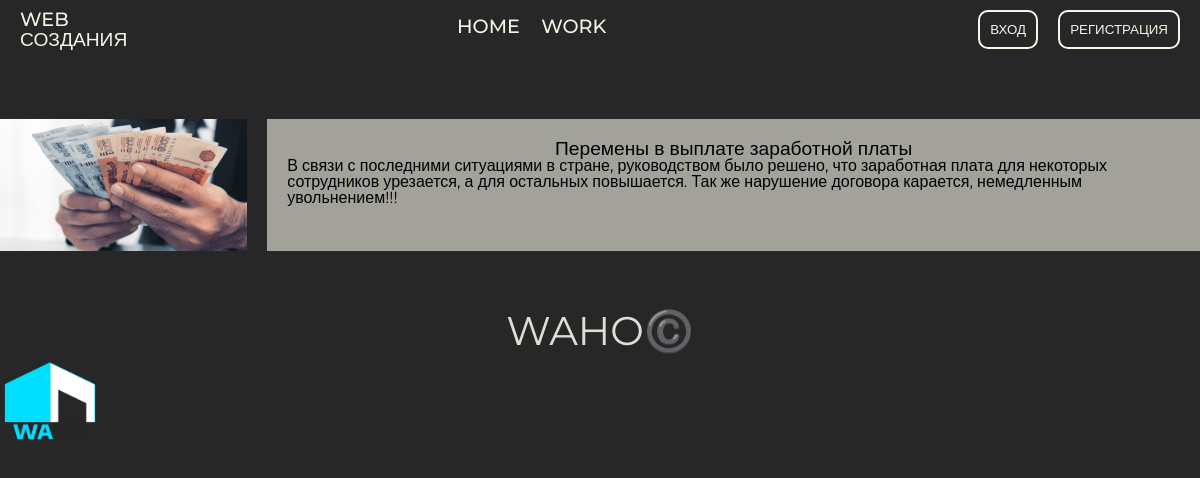
The page / on the database its author committed.
### tables this page shows
CREATE TABLE `news` (
  `id_news` int(5) NOT NULL,
  `title` varchar(100) NOT NULL,
  `body` text NOT NULL,
  `photo` varchar(100) NOT NULL
);

### index.php (the view)
<div class="body_content">
<?php
    include('header.php');
    include('connect.php');
    $sql_news = "SELECT * FROM `news`";
    $res_news = mysqli_query($con, $sql_news);
?>
<div class="main_bl">
      <div class="container">
         <div class="main_content">
            <div class="news">
                <?php
                    while($news = mysqli_fetch_assoc($res_news)) {
                ?>
                    <div class="card">
                        <div class="card-img">
                          <img src="img/news/<?=$news['photo'];?>" class="img-fluid w-100" alt="card-horizontal-image">
                        </div>
                        <div class="card-text">
                          <h5 class="card-title"><?=$news['title'];?></h5>
                          <p class="card-p"><?=$news['body'];?></p>
                        </div>
                    </div>
                <?php
                    }
                ?>
            </div>
         </div>
      </div>
</div>
<?php
    include("footer.php");
?>

### style.css (style rules this page uses)
html, body, div, span, applet, object, iframe, h1, h2, h3, h4, h5, h6, p, blockquote, pre, a, abbr, acronym, address, big, cite, code, del, dfn, em, img, ins, kbd, q, s, samp, small, strike, strong, sub, sup, tt, var, b, u, i, center, dl, dt, dd, ol, ul, li, fieldset, form, label, legend, table, caption, tbody, tfoot, thead, tr, th, td, article, aside, canvas, details, embed, figure, figcaption, footer, header, hgroup, menu, nav, output, ruby, section, summary, time, mark, audio, video { margin: 0; padding: 0; border: 0; font-size: 100%; font: inherit; vertical-align: baseline; }
html { height: 100%; }
body { line-height: 1; font-family: "Montserrat", sans-serif; background: #272727; }
.container { max-width: 1280px; margin: 0 auto; }
.main_bl { margin-top: 60px; margin-bottom: 60px; }
.main_content { display: flex; justify-content: center; flex-direction: column; gap: 20px; position: relative; }
.card { display: flex; gap: 20px; max-width: 100%; position: relative; overflow: hidden; }
.card-text { display: flex; flex-direction: column; align-items: center; padding: 20px; background: #f6f4e69a; transition: all .3s ease-in-out; }
.card-title { font-size: 1.2em; font-weight: 500; }
.card-img { width: 40%; }
.card-img img { width: 100%; }
.news { display: flex; flex-direction: column; gap: 20px; }

### rows shown on the page
news: photo (picture), title "Перемены в выплате заработной платы", body "В связи с последними ситуациями в стране, руководством было решено, что заработная плата для некоторых сотрудников урезается, а для остальных повышается. Так же нарушение договора карается, немедленным увольнением!!!"
